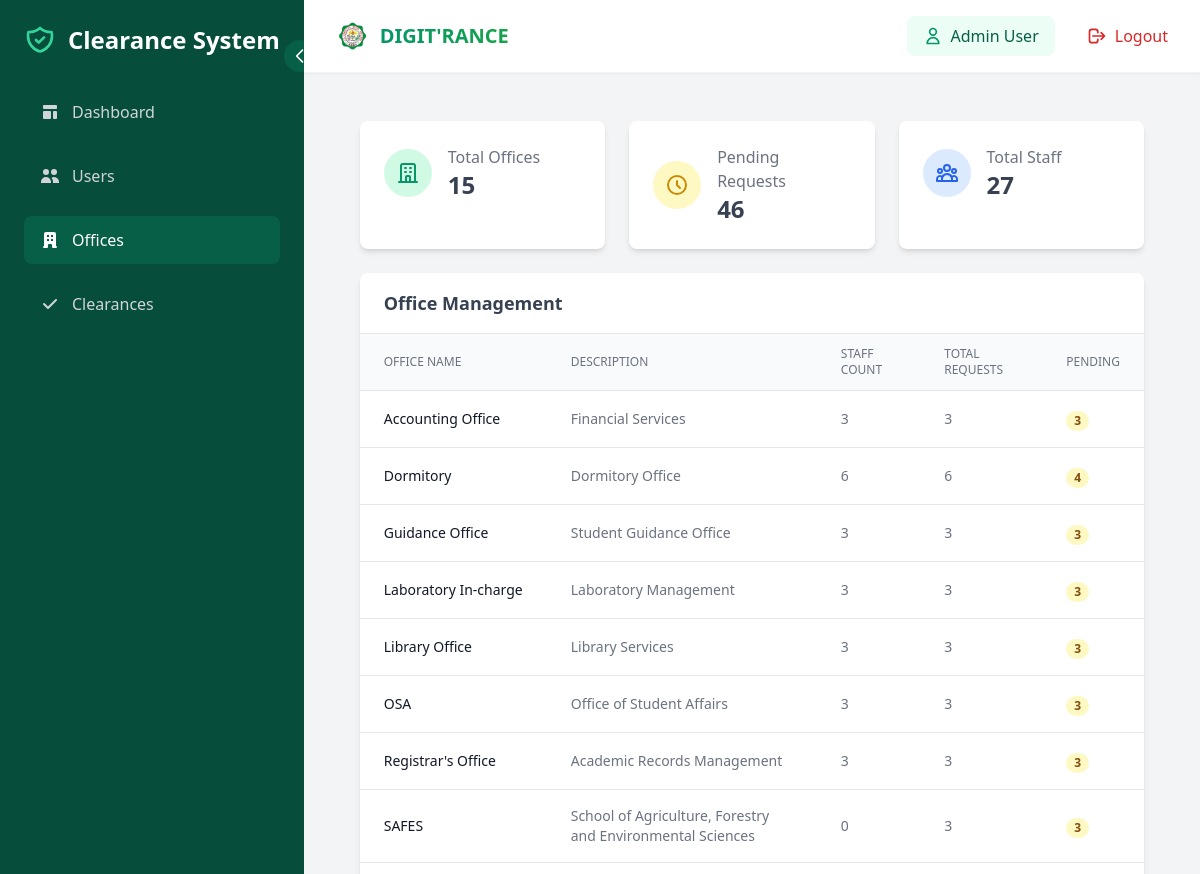
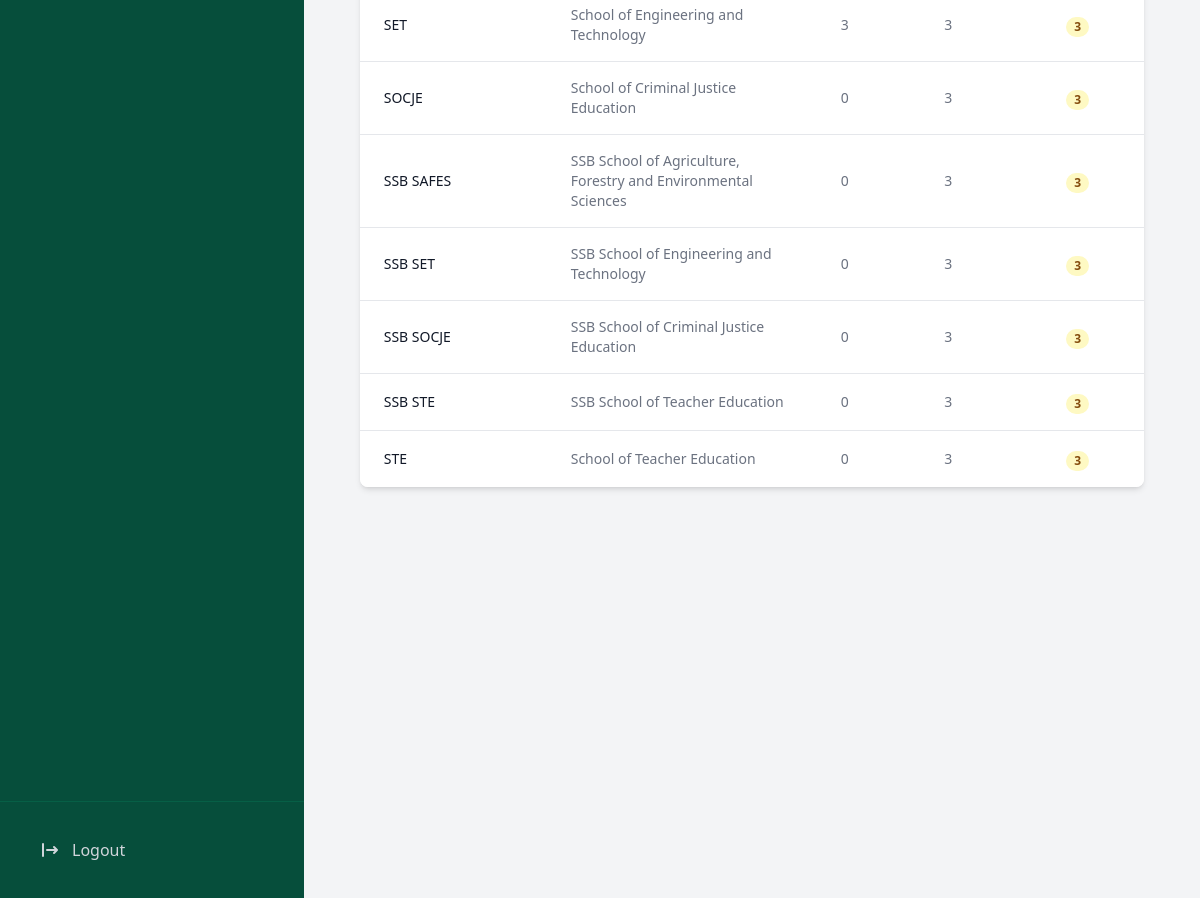
The page /dashboard/offices/ (signed in) on the database its author committed (2 pictures, top to bottom).
### core/models.py (models this page shows, shortened)
class Office(models.Model):
    OFFICE_TYPES = [
        ('SET', 'SET'),
        ('STE', 'STE'),
        ('SOCJE', 'SOCJE'),
        ('SAFES', 'SAFES'),
        ('SSB SET', 'SSB SET'),
        ('SSB STE', 'SSB STE'),
        ('SSB SOCJE', 'SSB SOCJE'),
        ('SSB SAFES', 'SSB SAFES'),
        ('OTHER', 'OTHER'),
    ]
    name = models.CharField(max_length=255, unique=True)
    office_type = models.CharField(max_length=50, choices=OFFICE_TYPES, default='OTHER')
    description = models.TextField(blank=True, null=True)
    created_at = models.DateTimeField(auto_now_add=True)

### core/views.py (the view)
# urls.py: path('dashboard/offices/', views.admin_offices, name='admin_offices'),
@login_required
def admin_offices(request):
    if not request.user.is_staff:
        messages.error(request, 'You are not authorized to access the admin dashboard.')
        return redirect('login')
    offices = Office.objects.annotate(
        staff_count=Count('staff'),
        total_requests=Count('clearance_requests'),
        pending_requests=Count('clearance_requests', filter=Q(clearance_requests__status='pending'))
    )
    total_staff = sum(office.staff_count for office in offices)
    total_pending = sum(office.pending_requests for office in offices)
    context = {
        'offices': offices,
        'total_staff': total_staff,
        'total_pending': total_pending,
    }
    return render(request, 'admin/offices.html', context)

### templates/admin/offices.html (shortened to what this page needs)
{% extends 'admin/base_admin.html' %}
{% block admin_content %}
<div class="space-y-6">
	<div class="grid grid-cols-1 md:grid-cols-3 gap-6">
		<div class="bg-white rounded-lg shadow-md p-6">
			<div class="flex items-center">
				<div class="p-3 rounded-full bg-emerald-100">
					<svg class="w-6 h-6 text-emerald-600" fill="none" stroke="currentColor" viewBox="0 0 24 24">
						<path stroke-linecap="round" stroke-linejoin="round" stroke-width="2" d="M19 21V5a2 2 0 00-2-2H7a2 2 0 00-2 2v16m14 0h2m-2 0h-5m-9 0H3m2 0h5M9 7h1m-1 4h1m4-4h1m-1 4h1m-5 10v-5a1 1 0 011-1h2a1 1 0 011 1v5m-4 0h4" />
					</svg>
				</div>
				<div class="ml-4">
					<p class="text-gray-500">Total Offices</p>
					<p class="text-2xl font-semibold text-gray-700">{{ offices.count }}</p>
				</div>
			</div>
		</div>
		<div class="bg-white rounded-lg shadow-md p-6">
			<div class="flex items-center">
				<div class="p-3 rounded-full bg-yellow-100">
					<svg class="w-6 h-6 text-yellow-600" fill="none" stroke="currentColor" viewBox="0 0 24 24">
						<path stroke-linecap="round" stroke-linejoin="round" stroke-width="2" d="M12 8v4l3 3m6-3a9 9 0 11-18 0 9 9 0 0118 0z" />
					</svg>
				</div>
				<div class="ml-4">
					<p class="text-gray-500">Pending Requests</p>
					<p class="text-2xl font-semibold text-gray-700">{{ total_pending }}</p>
				</div>
			</div>
		</div>
		<div class="bg-white rounded-lg shadow-md p-6">
			<div class="flex items-center">
				<div class="p-3 rounded-full bg-blue-100">
				</div>
				<div class="ml-4">
					<p class="text-gray-500">Total Staff</p>
					<p class="text-2xl font-semibold text-gray-700">{{ total_staff }}</p>
				</div>
			</div>
		</div>
	</div>
	<div class="bg-white rounded-lg shadow-md overflow-hidden">
		<div class="px-6 py-4 border-b border-gray-200">
			<h2 class="text-lg font-semibold text-gray-700">Office Management</h2>
		</div>
		<div class="overflow-x-auto">
			<table class="min-w-full divide-y divide-gray-200">
				<thead>
					<tr>
						<th class="px-6 py-3 bg-gray-50 text-left text-xs font-medium text-gray-500 uppercase">Office Name</th>
						<th class="px-6 py-3 bg-gray-50 text-left text-xs font-medium text-gray-500 uppercase">Description</th>
						<th class="px-6 py-3 bg-gray-50 text-left text-xs font-medium text-gray-500 uppercase">Staff Count</th>
						<th class="px-6 py-3 bg-gray-50 text-left text-xs font-medium text-gray-500 uppercase">Total Requests</th>
						<th class="px-6 py-3 bg-gray-50 text-left text-xs font-medium text-gray-500 uppercase">Pending</th>
					</tr>
				</thead>
				<tbody class="bg-white divide-y divide-gray-200">
					{% for office in offices %}
					<tr>
						<td class="px-6 py-4 whitespace-nowrap">
							<div class="text-sm font-medium text-gray-900">{{ office.name }}</div>
						</td>
						<td class="px-6 py-4">
							<div class="text-sm text-gray-500">{{ office.description|default:"No description" }}</div>
						</td>
						<td class="px-6 py-4 whitespace-nowrap">
							<div class="text-sm text-gray-500">{{ office.staff_count }}</div>
						</td>
						<td class="px-6 py-4 whitespace-nowrap">
							<div class="text-sm text-gray-500">{{ office.total_requests }}</div>
						</td>
						<td class="px-6 py-4 whitespace-nowrap">
							<span class="px-2 inline-flex text-xs leading-5 font-semibold rounded-full {% if office.pending_requests > 0 %}bg-yellow-100 text-yellow-800{% else %}bg-emerald-100 text-emerald-800{% endif %}">
								{{ office.pending_requests }}
							</span>
						</td>
					</tr>
					{% endfor %}
				</tbody>
			</table>
		</div>
	</div>
</div>
{% endblock %}

### templates/components/navbar.html (shortened to what this page needs)
{% load static %}
<header class="bg-white shadow-sm p-4 flex justify-between items-center border-b border-gray-100 sticky top-0 z-50">
    <div class="flex items-center">
        <h1 class="text-xl font-bold flex items-center ml-4 text-gray-800">
            <a href="{% url 'home' %}" class="flex items-center group">
                <img src="{% static 'img/permit_logo.png' %}" alt="JHCSC Logo" class="h-8 w-8 mr-3">
                <span class="text-gradient bg-clip-text text-transparent bg-gradient-to-r from-emerald-600 to-green-600 group-hover:from-emerald-700 group-hover:to-green-700 transition-all">
                </span>
            </a>
        </h1>
    </div>
    <div class="flex items-center space-x-4">
        {% if user.is_authenticated %}
            <div class="flex items-center bg-emerald-50 px-4 py-2 rounded-lg">
                <svg class="w-5 h-5 text-emerald-600 mr-2" fill="none" stroke="currentColor" viewBox="0 0 24 24">
                    <path stroke-linecap="round" stroke-linejoin="round" stroke-width="2" d="M16 7a4 4 0 11-8 0 4 4 0 018 0zM12 14a7 7 0 00-7 7h14a7 7 0 00-7-7z"></path>
                </svg>
                <span class="text-emerald-800 font-medium">{{ user.get_full_name }}</span>
            </div>
            <form method="POST" action="{% url 'logout' %}">
                <button type="submit" class="flex items-center px-4 py-2 text-red-600 hover:bg-red-50 rounded-lg transition-all duration-200">
                    <svg class="w-5 h-5 mr-2" fill="none" stroke="currentColor" viewBox="0 0 24 24">
                        <path stroke-linecap="round" stroke-linejoin="round" stroke-width="2" d="M17 16l4-4m0 0l-4-4m4 4H7m6 4v1a3 3 0 01-3 3H6a3 3 0 01-3-3V7a3 3 0 013-3h4a3 3 0 013 3v1"></path>
                    </svg>
                    <span class="font-medium">Logout</span>
                </button>
            </form>
        {% endif %}
    </div>
</header>

### rows shown on the page
Office: name "Accounting Office", description "Financial Services", staff_count "3", total_requests "3", pending_requests "3"
Office: name "Dormitory", description "Dormitory Office", staff_count "6", total_requests "6", pending_requests "4"
Office: name "Guidance Office", description "Student Guidance Office", staff_count "3", total_requests "3", pending_requests "3"
Office: name "Laboratory In-charge", description "Laboratory Management", staff_count "3", total_requests "3", pending_requests "3"
Office: name "Library Office", description "Library Services", staff_count "3", total_requests "3", pending_requests "3"
Office: name "OSA", description "Office of Student Affairs", staff_count "3", total_requests "3", pending_requests "3"
Office: name "Registrar's Office", description "Academic Records Management", staff_count "3", total_requests "3", pending_requests "3"
Office: name "SAFES", description "School of Agriculture, Forestry and Environmental Sciences", staff_count "0", total_requests "3", pending_requests "3"
Office: name "SET", description "School of Engineering and Technology", staff_count "3", total_requests "3", pending_requests "3"
Office: name "SOCJE", description "School of Criminal Justice Education", staff_count "0", total_requests "3", pending_requests "3"
Office: name "SSB SAFES", description "SSB School of Agriculture, Forestry and Environmental Sciences", staff_count "0", total_requests "3", pending_requests "3"
Office: name "SSB SET", description "SSB School of Engineering and Technology", staff_count "0", total_requests "3", pending_requests "3"
Office: name "SSB SOCJE", description "SSB School of Criminal Justice Education", staff_count "0", total_requests "3", pending_requests "3"
Office: name "SSB STE", description "SSB School of Teacher Education", staff_count "0", total_requests "3", pending_requests "3"
Office: name "STE", description "School of Teacher Education", staff_count "0", total_requests "3", pending_requests "3"

### other values the page prints
{{ user.get_full_name }} "Admin User"
{{ offices.count }} "15"
{{ total_pending }} "46"
{{ total_staff }} "27"
